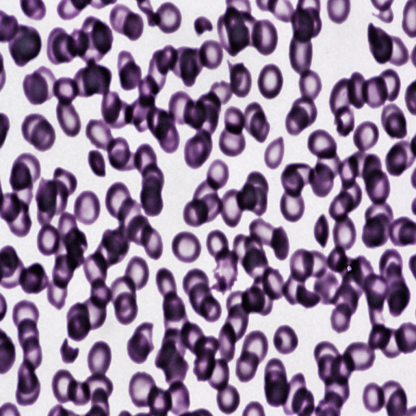
#> input picture verification-images/images/df3d98b9-3dd7-4107-8d4a-ae1b7f247793.png, 416 x 416 px, found by its file name; the run also reads 1 picture not shown here
$ jupyter execute --allow-errors benchmark_accurate.ipynb   (older library calls are emulated)
#> lines starting #> are read from the running program, lines starting #| are printed output that depends on the picture; after the words box and inside, x2 and y2 are one past the last pixel; in counts of white or black regions, pixels touching at a corner belong together
[cell 1]
import sys
import numpy as np
import cv2
import matplotlib.pyplot as plt
import colorsys
from math import pi, ceil, floor, cos, sin
import glob
import pandas as pd
import os

from skimage import io, morphology, img_as_bool, segmentation
from scipy import ndimage as ndi
import matplotlib.pyplot as plt

sys.path.insert(0, './segmentation_methods')

from ipynb.fs.full.general_functions import UNET_VALIDATION, HSV_VALIDATION, NO_VALIDATION
import ipynb.fs.full.methods_names as methods

_root       = "./blood_samples/samples/"
results_dir = "./segmented/"

[cell 2]
# [6 lines left out: function not_yellow_random_color, not called in this run]


def compare_parasites_markers(manual, img):

    if type(manual) == str:
        manual = cv2.cvtColor(cv2.imread(manual,1), cv2.COLOR_BGR2RGB)
        manual = cv2.resize(manual,(640,480))

    if type(img) == str:
        img = cv2.cvtColor(cv2.imread(img,1), cv2.COLOR_BGR2RGB)
        img = cv2.resize(img,(640,480))


    #faz um retangulo ao redor da imagem para remover as marcacoes proximas a borda
    manual = cv2.rectangle(manual, (0,0), (640,480), (0,0,0), 40)
    img    = cv2.rectangle(img, (0,0), (640,480), (0,0,0), 40)


    manual = manual.copy()
    img = img.copy()

    #encontra as marcações relacionadas
    img_mask    = cv2.inRange(cv2.cvtColor(img, cv2.COLOR_RGB2HSV), (30,200,200), (50,255,255))
    manual_mask = cv2.inRange(cv2.cvtColor(manual, cv2.COLOR_RGB2HSV), (30,200,200), (50,255,255))


    total_count1, _, stats1, centroids1 = cv2.connectedComponentsWithStats(img_mask, 4, cv2.CV_32S)
    total_count2, _, stats2, centroids2 = cv2.connectedComponentsWithStats(manual_mask, 4, cv2.CV_32S)

    for i in range(total_count1):
        if stats1[i, cv2.CC_STAT_AREA] > 1000:
            continue
        for y in range(total_count2):
            if stats2[y, cv2.CC_STAT_AREA] > 1000:
                continue

            dist = np.linalg.norm(centroids1[i]-centroids2[y])
            if dist < 30:
                color = not_yellow_random_color()
                cX, cY = centroids1[i]
                cv2.circle(img, (int(cX),int(cY)), 10, color, -1)
                cX, cY = centroids2[y]
                cv2.circle(manual, (int(cX),int(cY)), 10, color, -1)


    #conta quantas marcações amarelas sobraram
    img_mask    = cv2.inRange(cv2.cvtColor(img, cv2.COLOR_RGB2HSV), (30,200,200), (50,255,255))
    manual_mask = cv2.inRange(cv2.cvtColor(manual, cv2.COLOR_RGB2HSV), (30,200,200), (50,255,255))
    errors = 0

    total_count1, _, stats1, centroids1 = cv2.connectedComponentsWithStats(img_mask, 4, cv2.CV_32S)
    total_count2, _, stats2, centroids2 = cv2.connectedComponentsWithStats(manual_mask, 4, cv2.CV_32S)


# [4 lines of commented-out code are left out]
    errors = total_count1 + total_count2 - 2

    return errors, img, manual


if __name__ == "__main__":
    #manual = "./blood_samples/ground_truth/blood_smear_1.JPG"
    #manual = "./blood_samples/ground_truth/blood_smear_7.JPG"
    fimg = "df3d98b9-3dd7-4107-8d4a-ae1b7f247793.png"
    manual = "./verification-images/ground_truth/%s" % fimg
    manual = cv2.cvtColor(cv2.imread(manual,1), cv2.COLOR_BGR2RGB)
    manual = cv2.resize(manual,(640,480))
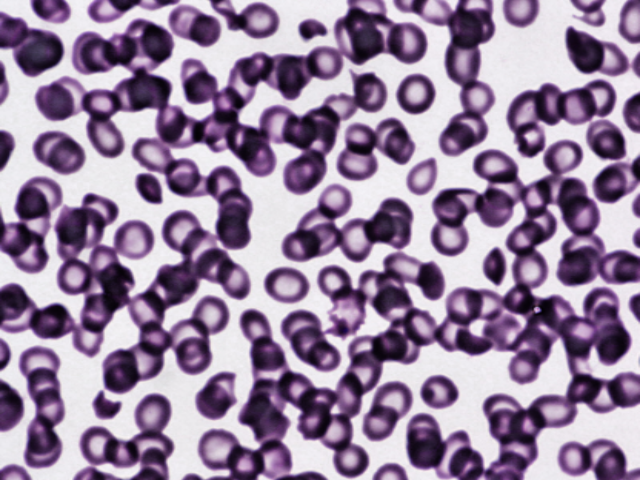
#> manual: shape (480, 640, 3); mean R, G, B 150.7, 130.8, 158.5
    #img = "./segmented/hsv/blood_smear_1_otsu.png"
    img = "./verification-images/malaria-app/%s" % fimg
    img    = cv2.cvtColor(cv2.imread(img,1), cv2.COLOR_BGR2RGB)
    errors, img, manual = compare_parasites_markers(manual, img)
#> in compare_parasites_markers, `manual = cv2.rectangle(manual, (0,0), (640,480), (0,0,0), 40)`:
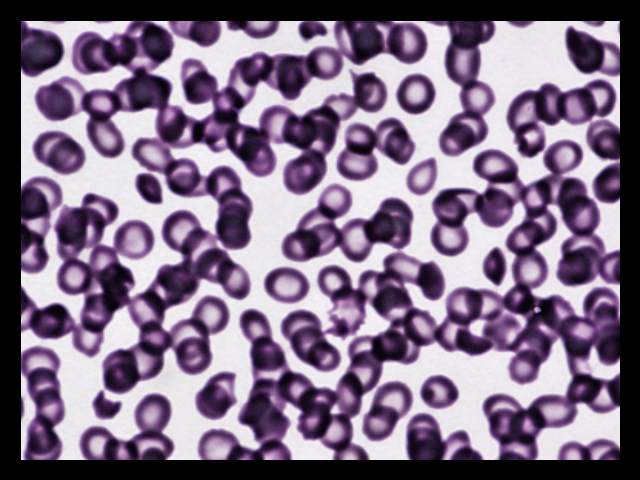
#> manual: shape (480, 640, 3); 14.4% of pixels changed, all inside (x1, y1, x2, y2) = (0, 0, 640, 480)
#> in compare_parasites_markers, `img    = cv2.rectangle(img, (0,0), (640,480), (0,0,0), 40)`:
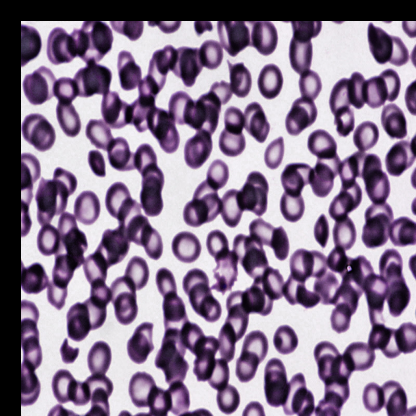
#> img: shape (416, 416, 3); mean R, G, B 134.9, 116.8, 141.9
#> in compare_parasites_markers, `total_count1, _, stats1, centroids1 = cv2.connectedComponentsWithStats..`: total_count1 = 1; stats1 = [[0, 0, 416, 416, 173056]]; centroids1 = [[207.5, 207.5]]
#> in compare_parasites_markers, `total_count2, _, stats2, centroids2 = cv2.connectedComponentsWithStats..`: total_count2 = 1; stats2 = [[0, 0, 640, 480, 307200]]; centroids2 = [[319.5, 239.5]]
#> in compare_parasites_markers, `errors = total_count1 + total_count2 - 2`: errors = 0
#> errors = 0

    print("Errors:", errors)
#| Errors: 0
    fig, ax = plt.subplots(ncols=2, figsize=(10,10))
    ax[0].imshow(img)
    ax[1].imshow(manual)
    plt.show()
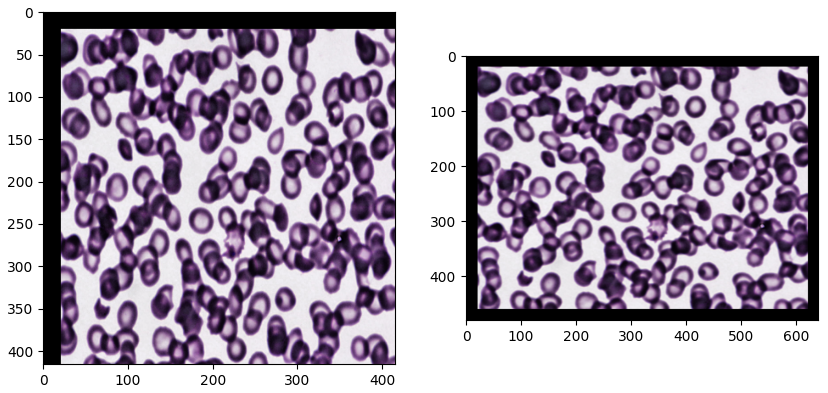
#> figure drawn by matplotlib, 2 panels

[cell 3]
def get_img(name):
    return cv2.imread(name,1)


# [9 lines left out: function not_red_random_color, not called in this run]


def compare_markers(manual, img):

    circle_size = 15
    distance_range = 40
    text_x_adjust = 10
    text_y_adjust = 5

    if type(manual) == str:
        manual = cv2.cvtColor(cv2.imread(manual,1), cv2.COLOR_BGR2RGB)
        manual = cv2.resize(manual,(640,640))

    if type(img) == str:
        img = cv2.cvtColor(cv2.imread(img,1), cv2.COLOR_BGR2RGB)
        img = cv2.resize(img,(640,640))

    manual = manual.copy()
    img = img.copy()


    #faz um retangulo ao redor da imagem para remover as marcacoes proximas a borda
    manual = cv2.rectangle(manual, (0,0), (640,640), (0,0,0), 50)
    img    = cv2.rectangle(img, (0,0), (640,640), (0,0,0), 50)


    true_positive = 0
    true_negative = 0 #nao sera usado
    false_positive = 0
    false_negative = 0

    errors = 0
    total = 0
    manual_total = 0
    max_area = 300 #despreza as marcações das bordas
    min_area = 5

    #procura por todas as marcacoes que estejam em posicoes similares nas duas imagens
    hsv = cv2.cvtColor(img,cv2.COLOR_RGB2HSV)
    mask = cv2.inRange(hsv, (0,200,200), (16,255,255))
    #dilata para corrigir erros de contagem
    kernel = np.ones((5, 5), np.uint8)
    mask = cv2.dilate(mask, kernel, iterations=1)
    #mask = cv2.erode(mask,np.ones((5,5)))
    total_count, _, stats, centroids = cv2.connectedComponentsWithStats(mask, 4, cv2.CV_32S)
    total = total_count - 1
    centroids = np.delete(centroids, 0, 0)


    hsv = cv2.cvtColor(manual,cv2.COLOR_RGB2HSV)
    mask = cv2.inRange(hsv, (0,200,200), (16,255,255))
    #mask = cv2.erode(mask,np.ones((5,5)))
    manual_count, _, _, manual_centroids = cv2.connectedComponentsWithStats(mask, 4, cv2.CV_32S)
    manual_total += manual_count -1
    manual_centroids = np.delete(manual_centroids, 0, 0)


    #print("total", total, "manual_total", manual_total)


    yCount = 0
    #das celulas restantes procuro a marcação relacionada
    for m_c in manual_centroids:
        i = 0
        list_distances = []
        list_ids       = []
        list_indexes   = []

        #verifica pra cada uma das posicoes encontradas na outra imagem
        real_index = -1
        for c in centroids:
            real_index += 1
            dist = np.linalg.norm(c-m_c)
            #se atende aos requisitos de tamanho e distancia
            if dist < distance_range: # and stats[i, cv2.CC_STAT_AREA] < max_area:
                #se sim, adiciona na lista de candidatos
                list_distances.append(dist)
                list_ids.append(c)
                list_indexes.append(real_index)

        #seleciona o elemento que teve a menor distancia
        if (len(list_distances) > 0):
            _min = min(list_distances)
            list_index = list_distances.index(_min)
            c = list_ids[list_index]
            real_index = list_indexes[list_index]

            #pinta
            yCount += 1
            cX, cY = m_c
            color = (0,120,0)#not_red_random_color()
            cv2.circle(manual, (int(cX),int(cY)), circle_size, color, -1)
            cv2.putText(manual, str(yCount), (int(cX)-text_x_adjust,int(cY)+text_y_adjust),
                        cv2.FONT_HERSHEY_SIMPLEX , 0.5, (255,255,255), 1, cv2.LINE_AA)
            cX, cY = c
            cv2.circle(img,    (int(cX),int(cY)), circle_size, color, -1)
            cv2.putText(img, str(yCount), (int(cX)-text_x_adjust,int(cY)+text_y_adjust),
                        cv2.FONT_HERSHEY_SIMPLEX , 0.5, (255,255,255), 1, cv2.LINE_AA)
            i += 1

            #remove dos centroids os que ja foram utilizados
            centroids = np.delete(centroids, real_index, 0)
            true_positive += 1

# [7 lines of commented-out code are left out]


    false_positive = total - true_positive


    def has_more_groups(img, color):
        mask = cv2.inRange(img, (color,0,color), (255,0,255))
        #maior do que 50000 porque em algumas imagens foi encontrado esse tom de roxo
        return np.sum(mask) > 50000

    color = 50


    while (has_more_groups(img, color)):
        #encontra a caixa
        #aqui ele cria uma mascara apenas com o retangulo
        #sem os circulos roxos de dentro
        mask = cv2.inRange(img, (color+2,0,color+2), (color+2,0,color+2))


        #preenche as bordas falhadas do retangulo
        image = img_as_bool(mask)
        out = ndi.distance_transform_edt(~image)
        out = out < 0.05 * out.max()
        out = morphology.skeletonize(out)
        out = morphology.binary_dilation(out) #, morphology.footprints) #morphology.selem.disk(1)
        out = segmentation.clear_border(out)
        out = out | image
        mask[out] = 255


        #encontra o retangulo que envolve as celulas
        cnts, hierarchy = cv2.findContours(mask, cv2.RETR_LIST, cv2.CHAIN_APPROX_SIMPLE)
        max_area = 0
        sel = 0
        for c in range(len(cnts)):
            area = cv2.contourArea(cnts[c])
            if max_area < area:
                max_area = area
                sel = c
        x,y,w,h = cv2.boundingRect(cnts[sel])
        #cv2.rectangle(mask, (x,y), (x+w,y+h), 255, 3)


        #agora sim ele vai pegar a posicao do retangulo e pegar todos os circulos sem pegar o retangulo
        #contagem das celulas encontradas pelo algoritmo
        #conta as celulas da cor da caixa
        mask_cells = cv2.inRange(img, (color,0,color), (color,0,color))
        box_count, _, _, _ = cv2.connectedComponentsWithStats(mask_cells, 4, cv2.CV_32S)
        box_count = box_count-1
        #conta as celulas vermelhas ainda dentro da caixa
        img_cut = img[y:y+h,x:x+w]
        hsv = cv2.cvtColor(img_cut,cv2.COLOR_RGB2HSV)
        mask = cv2.inRange(hsv, (0,200,200), (16,255,255))
        num, _, stats, centroids = cv2.connectedComponentsWithStats(mask, 4, cv2.CV_32S)


        cv2.rectangle(img, (x,y),(x+30,y+30), (255,255,0), -1)
        cv2.putText(img, str(box_count), (x+5,y+20),
                    cv2.FONT_HERSHEY_SIMPLEX , 0.7, (0,0,0), 2, cv2.LINE_AA)

        cell_count = 0
# [10 lines of commented-out code are left out]
        cell_count += box_count

        #conta as celulas dentro da caixa na contagem manual
        cut = manual[y:y+h,x:x+w]
        hsv = cv2.cvtColor(cut,cv2.COLOR_RGB2HSV)
        mask = cv2.inRange(hsv, (0,200,200), (16,255,255))
        num, _, stats, centroids = cv2.connectedComponentsWithStats(mask, 4, cv2.CV_32S)
        max_area = 300
        min_area = 5
        manual_count = 0
        for i in range(num):
            if i <= box_count:
                stat = stats[i]
                if (min_area < stat[cv2.CC_STAT_AREA] < max_area):
                    manual_count += 1
                    center = centroids[i]
                    #marca as celulas que foram contadas na imagem original
                    cX, cY = center
                    cv2.circle(manual, (x+int(cX),y+int(cY)), circle_size, (0,200,0), -1)
                    cv2.putText(manual, str(manual_count), (x+int(cX)-text_x_adjust,y+int(cY)+text_y_adjust),
                            cv2.FONT_HERSHEY_SIMPLEX , 0.5, (0,0,0), 1, cv2.LINE_AA)
                    true_positive += 1


        mask_cells = mask_cells[y:y+h,x:x+w]

        total        += cell_count
        #manual_total += manual_count
        #print("count",cell_count, "manual",manual_count)

        err = cell_count - manual_count
        if (err > 0):
            false_positive += abs(err)
        else:
            false_negative += abs(err)
        errors += abs(err)

        color += 5


    #conta quantas marcacoes vermelhas sobraram em ambas
    hsv = cv2.cvtColor(img,cv2.COLOR_RGB2HSV)
    mask = cv2.inRange(hsv, (0,200,200), (16,255,255))
    mask = cv2.erode(mask,np.ones((5,5)))
    total_error, _, _, centroids = cv2.connectedComponentsWithStats(mask, 4, cv2.CV_32S)
    total_error -= 1
    #false_positive += total_error

    hsv = cv2.cvtColor(manual,cv2.COLOR_RGB2HSV)
    mask = cv2.inRange(hsv, (0,200,200), (16,255,255))
    mask = cv2.erode(mask,np.ones((5,5)))
    manual_error, _, _, manual_centroids = cv2.connectedComponentsWithStats(mask, 4, cv2.CV_32S)
    manual_error -= 1
    false_negative += manual_error

    errors += total_error + manual_error

    return errors, img, manual, {"true_positive":true_positive,
                                 "true_negative":true_negative,
                                 "false_positive":false_positive,
                                 "false_negative":false_negative,
                                 "cells_qtd": total,
                                 "ground_truth_qtd": manual_total}


if __name__ == "__main__":

    fimg = "df3d98b9-3dd7-4107-8d4a-ae1b7f247793.png"
    # [9 lines of commented-out code are left out]
    manual = "./verification-images/ground_truth/%s" % fimg
    #img    = "./segmented/oliveira/blood_smear_8.png"
    #img    = "./verification-images/malaria-app/%s" % fimg
    img    = "./verification-images/cell_pose/%s" % fimg
    #img    = "./segmented/standalone/Yolo 512 new dataset/%s" % fimg
    #img    = "./segmented/standalone/OTSU/%s" % fimg


    errors, img, manual, st = compare_markers(manual, img)
#> (the rest of the program and of its run is left out)
